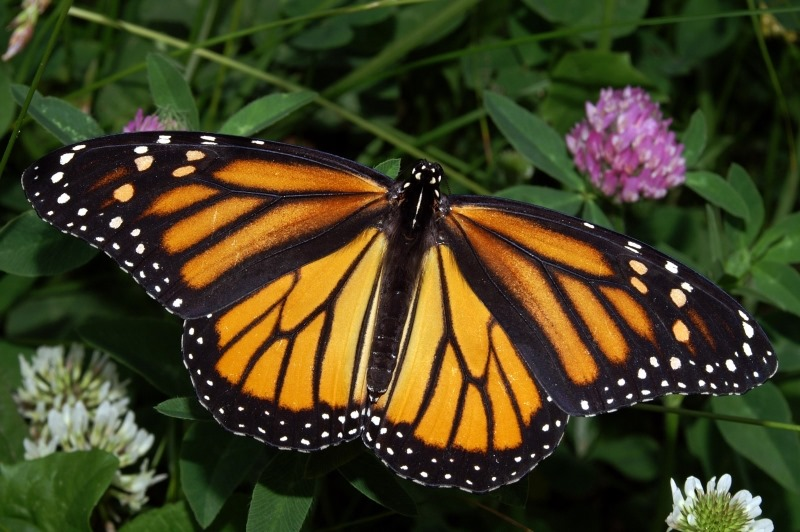
#> input picture 5_Img_Transformation/sample_monarch_in_may.jpg, 800 x 532 px, found by its file name
$ python 3_crop_img.py
#> lines starting #> are read from the running program, lines starting #| are printed output that depends on the picture
import cv2

# Load an image
image = cv2.imread('5_Img_Transformation/sample_monarch_in_may.jpg')
#> image is the input picture: shape (532, 800, 3); mean B, G, R 33, 63.4, 66.8

# Define the region of interest (ROI)
x, y, w, h = 150, 0, 500, 500  # x, y, width, height
cropped_image = image[y:y+h, x:x+w]
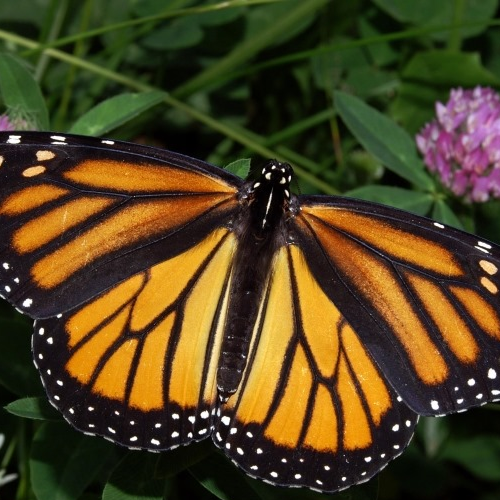
#> cropped_image: shape (500, 500, 3); mean B, G, R 32, 66.7, 81.1

# Display the cropped image
cv2.imshow('Cropped Image', cropped_image)
cv2.waitKey(0)
cv2.destroyAllWindows()
